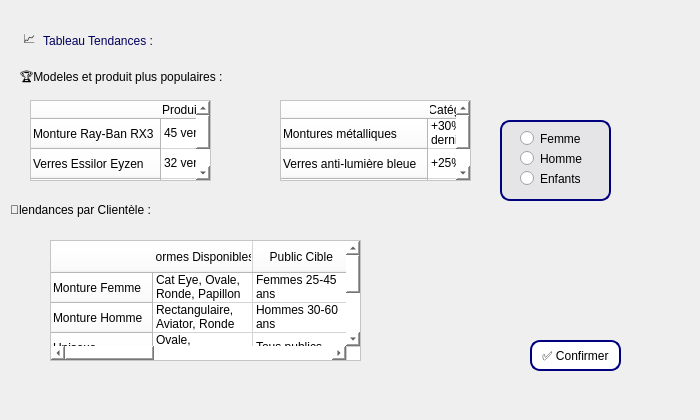
    <widget class="QWidget" name="tab_2">
     <attribute name="title">
      <string>Tandence</string>
     </attribute>
     <widget class="QLabel" name="label_2">
      <property name="geometry">
       <rect>
        <x>-30</x>
        <y>-20</y>
        <width>691</width>
        <height>411</height>
       </rect>
      </property>
      <property name="text">
       <string/>
      </property>
      <property name="pixmap">
       <pixmap>:/img/img/Capture d’écran 2025-10-05 223411.png</pixmap>
      </property>
      <property name="scaledContents">
       <bool>true</bool>
      </property>
     </widget>
     <widget class="QLabel" name="label_18">
      <property name="geometry">
       <rect>
        <x>510</x>
        <y>0</y>
        <width>121</width>
        <height>71</height>
       </rect>
      </property>
      <property name="text">
       <string/>
      </property>
      <property name="pixmap">
       <pixmap>:/img/img/logo.png</pixmap>
      </property>
      <property name="scaledContents">
       <bool>true</bool>
      </property>
     </widget>
     <widget class="QLabel" name="label_19">
      <property name="geometry">
       <rect>
        <x>40</x>
        <y>20</y>
        <width>261</width>
        <height>41</height>
       </rect>
      </property>
      <property name="styleSheet">
       <string notr="true">font: 900 italic 18pt &quot;Segoe UI&quot;;
color: rgb(0, 0, 91);</string>
      </property>
      <property name="text">
       <string> Tableau Tendances :</string>
      </property>
     </widget>
     <widget class="QLabel" name="label_20">
      <property name="geometry">
       <rect>
        <x>20</x>
        <y>20</y>
        <width>51</width>
        <height>41</height>
       </rect>
      </property>
      <property name="styleSheet">
       <string notr="true">font: 16pt &quot;Segoe UI&quot;;</string>
      </property>
      <property name="text">
       <string> 📈 </string>
      </property>
     </widget>
     <widget class="QTableWidget" name="tableWidget">
      <property name="geometry">
       <rect>
        <x>30</x>
        <y>100</y>
        <width>181</width>
        <height>81</height>
       </rect>
      </property>
      <property name="styleSheet">
       <string notr="true">font: 16pt &quot;Segoe UI&quot;;
background-color: rgb(255, 255, 255);
color: rgb(0, 0, 0);
font: 700 9pt &quot;Segoe UI&quot;;</string>
      </property>
      <property name="iconSize">
       <size>
        <width>20</width>
        <height>30</height>
       </size>
      </property>
      <property name="updateThreshold">
       <number>300</number>
      </property>
      <attribute name="horizontalHeaderMinimumSectionSize">
       <number>40</number>
      </attribute>
      <row>
       <property name="text">
        <string>Monture Ray-Ban RX3</string>
       </property>
      </row>
      <row>
       <property name="text">
        <string>Verres Essilor Eyzen</string>
       </property>
      </row>
      <row>
       <property name="text">
        <string>Monture femme polic</string>
       </property>
      </row>
      <column>
       <property name="text">
        <string>Produit Populaires</string>
       </property>
      </column>
      <item row="0" column="0">
       <property name="text">
        <string>45 ventes</string>
       </property>
      </item>
      <item row="1" column="0">
       <property name="text">
        <string>32 ventes</string>
       </property>
      </item>
      <item row="2" column="0">
       <property name="text">
        <string>26 ventes</string>
       </property>
      </item>
     </widget>
     <widget class="QTableWidget" name="tableWidget_11">
      <property name="geometry">
       <rect>
        <x>50</x>
        <y>240</y>
        <width>311</width>
        <height>121</height>
       </rect>
      </property>
      <property name="styleSheet">
       <string notr="true">font: 16pt &quot;Segoe UI&quot;;
background-color: rgb(255, 255, 255);
color: rgb(0, 0, 0);
font: 700 9pt &quot;Segoe UI&quot;;</string>
      </property>
      <row>
       <property name="text">
        <string>Monture Femme	</string>
       </property>
      </row>
      <row>
       <property name="text">
        <string>Monture Homme	</string>
       </property>
      </row>
      <row>
       <property name="text">
        <string>Unisexe	</string>
       </property>
      </row>
      <row>
       <property name="text">
        <string>Enfant	</string>
       </property>
      </row>
      <column>
       <property name="text">
        <string>Formes Disponibles	</string>
       </property>
      </column>
      <column>
       <property name="text">
        <string>Public Cible	</string>
       </property>
      </column>
      <column>
       <property name="text">
        <string>Popularité
</string>
       </property>
      </column>
      <item row="0" column="0">
       <property name="text">
        <string>Cat Eye, Ovale, Ronde, Papillon	</string>
       </property>
      </item>
      <item row="0" column="1">
       <property name="text">
        <string>Femmes 25-45 ans	</string>
       </property>
      </item>
      <item row="0" column="2">
       <property name="text">
        <string>⭐⭐⭐⭐⭐
</string>
       </property>
      </item>
      <item row="1" column="0">
       <property name="text">
        <string>Rectangulaire, Aviator, Ronde	</string>
       </property>
      </item>
      <item row="1" column="1">
       <property name="text">
        <string>Hommes 30-60 ans	</string>
       </property>
      </item>
      <item row="1" column="2">
       <property name="text">
        <string>⭐⭐⭐⭐
</string>
       </property>
      </item>
      <item row="2" column="0">
       <property name="text">
        <string>Ovale, Rectangulaire, Géométrique	</string>
       </property>
      </item>
      <item row="2" column="1">
       <property name="text">
        <string>Tous publics	</string>
       </property>
      </item>
      <item row="2" column="2">
       <property name="text">
        <string>⭐⭐⭐</string>
       </property>
      </item>
      <item row="3" column="0">
       <property name="text">
        <string>Ronde, Colorée, Sport	</string>
       </property>
      </item>
      <item row="3" column="1">
       <property name="text">
        <string>Enfants 6-12 ans	</string>
       </property>
      </item>
      <item row="3" column="2">
       <property name="text">
        <string>⭐⭐</string>
       </property>
      </item>
     </widget>
     <widget class="QLabel" name="label_21">
      <property name="geometry">
       <rect>
        <x>30</x>
        <y>90</y>
        <width>37</width>
        <height>12</height>
       </rect>
      </property>
      <property name="text">
       <string/>
      </property>
     </widget>
     <widget class="QLabel" name="label_22">
      <property name="geometry">
       <rect>
        <x>20</x>
        <y>70</y>
        <width>261</width>
        <height>16</height>
       </rect>
      </property>
      <property name="styleSheet">
       <string notr="true">font: 700 14pt &quot;Segoe UI&quot;;
color: rgb(0, 0, 0);</string>
      </property>
      <property name="text">
       <string>🏆Modeles et produit plus populaires :</string>
      </property>
     </widget>
     <widget class="QLabel" name="label_23">
      <property name="geometry">
       <rect>
        <x>10</x>
        <y>200</y>
        <width>211</width>
        <height>20</height>
       </rect>
      </property>
      <property name="styleSheet">
       <string notr="true">font: 700 14pt &quot;Segoe UI&quot;;
color: rgb(0, 0, 0);</string>
      </property>
      <property name="text">
       <string>👥lendances par Clientèle :</string>
      </property>
     </widget>
     <widget class="QLabel" name="form_5">
      <property name="geometry">
       <rect>
        <x>500</x>
        <y>120</y>
        <width>111</width>
        <height>81</height>
       </rect>
      </property>
      <property name="styleSheet">
       <string notr="true">#form_5{
	background-color: rgb(158, 158, 158);
background:rgba(214,215,222,0.4);
border-radius:10px;
 padding:5px;
 border: 2px solid #00007f

}</string>
      </property>
      <property name="text">
       <string/>
      </property>
     </widget>
     <widget class="QRadioButton" name="radioButton_3">
      <property name="geometry">
       <rect>
        <x>520</x>
        <y>130</y>
        <width>68</width>
        <height>17</height>
       </rect>
      </property>
      <property name="styleSheet">
       <string notr="true">font: 700 14pt &quot;Segoe UI&quot;;
color: rgb(0, 0, 0);</string>
      </property>
      <property name="text">
       <string>Femme</string>
      </property>
     </widget>
     <widget class="QRadioButton" name="radioButton_4">
      <property name="geometry">
       <rect>
        <x>520</x>
        <y>170</y>
        <width>68</width>
        <height>17</height>
       </rect>
      </property>
      <property name="styleSheet">
       <string notr="true">font: 700 14pt &quot;Segoe UI&quot;;
color: rgb(0, 0, 0);</string>
      </property>
      <property name="text">
       <string>Enfants</string>
      </property>
     </widget>
     <widget class="QRadioButton" name="radioButton_5">
      <property name="geometry">
       <rect>
        <x>520</x>
        <y>150</y>
        <width>68</width>
        <height>17</height>
       </rect>
      </property>
      <property name="styleSheet">
       <string notr="true">font: 700 14pt &quot;Segoe UI&quot;;
color: rgb(0, 0, 0);</string>
      </property>
      <property name="text">
       <string>Homme</string>
      </property>
     </widget>
     <widget class="QTableWidget" name="tableWidget_5">
      <property name="geometry">
       <rect>
        <x>280</x>
        <y>100</y>
        <width>191</width>
        <height>81</height>
       </rect>
      </property>
      <property name="styleSheet">
       <string notr="true">font: 16pt &quot;Segoe UI&quot;;
background-color: rgb(255, 255, 255);
color: rgb(0, 0, 0);
font: 700 9pt &quot;Segoe UI&quot;;</string>
      </property>
      <row>
       <property name="text">
        <string>Montures métalliques </string>
       </property>
      </row>
      <row>
       <property name="text">
        <string>Verres anti-lumière bleue</string>
       </property>
      </row>
      <row>
       <property name="text">
        <string>Montures rondes</string>
       </property>
      </row>
      <column>
       <property name="text">
        <string>      Catégories Tendances</string>
       </property>
      </column>
      <item row="0" column="0">
       <property name="text">
        <string>+30% vs mois dernier</string>
       </property>
      </item>
      <item row="1" column="0">
       <property name="text">
        <string>+25%</string>
       </property>
      </item>
      <item row="2" column="0">
       <property name="text">
        <string>+20%</string>
       </property>
      </item>
     </widget>
     <widget class="QPushButton" name="pushButton_5">
      <property name="geometry">
       <rect>
        <x>530</x>
        <y>340</y>
        <width>91</width>
        <height>31</height>
       </rect>
      </property>
      <property name="styleSheet">
       <string notr="true">#pushButton_5{
	border-color: rgb(0, 0, 127);
	
	background-color: rgb(255, 255, 255);
	color: rgb(0, 0, 0);
	font: 700 11pt &quot;Segoe UI&quot;;
	color: rgb(0, 0, 0);
	border-radius: 10px;
	padding: 5px;
border: 2px solid #00007f 

}</string>
      </property>
      <property name="text">
       <string>✅ Confirmer</string>
      </property>
     </widget>
    </widget>
